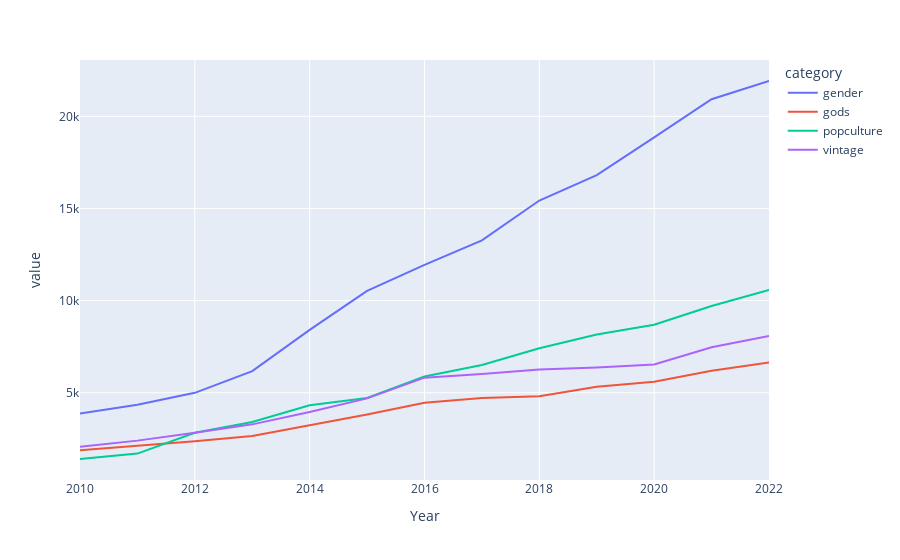

This figure's notebook cell:
### Code cell
px.line(cate_counts_plot)

### Figure 1 — Plotly figure (JSON) as saved in the notebook; plotly's stock layout.template omitted (floating-point values rounded to 4 significant figures)
{"data": [{"hovertemplate": "category=gender<br>Year=%{x}<br>value=%{y}<extra></extra>", "legendgroup": "gender", "line": {"color": "#636efa", "dash": "solid"}, "marker": {"symbol": "circle"}, "mode": "lines", "name": "gender", "orientation": "v", "showlegend": true, "type": "scatter", "x": [2010, 2011, 2012, 2013, 2014, 2015, 2016, 2017, 2018, 2019, 2020, 2021, 2022], "xaxis": "x", "y": [3868, 4344, 4995, 6171, 8414, 10531, 11943, 13272, 15430, 16807, 18858, 20927, 21918], "yaxis": "y"}, {"hovertemplate": "category=gods<br>Year=%{x}<br>value=%{y}<extra></extra>", "legendgroup": "gods", "line": {"color": "#EF553B", "dash": "solid"}, "marker": {"symbol": "circle"}, "mode": "lines", "name": "gods", "orientation": "v", "showlegend": true, "type": "scatter", "x": [2010, 2011, 2012, 2013, 2014, 2015, 2016, 2017, 2018, 2019, 2020, 2021, 2022], "xaxis": "x", "y": [1874, 2109, 2362, 2658, 3247, 3816, 4457, 4711, 4804, 5324, 5597, 6191, 6647], "yaxis": "y"}, {"hovertemplate": "category=popculture<br>Year=%{x}<br>value=%{y}<extra></extra>", "legendgroup": "popculture", "line": {"color": "#00cc96", "dash": "solid"}, "marker": {"symbol": "circle"}, "mode": "lines", "name": "popculture", "orientation": "v", "showlegend": true, "type": "scatter", "x": [2010, 2011, 2012, 2013, 2014, 2015, 2016, 2017, 2018, 2019, 2020, 2021, 2022], "xaxis": "x", "y": [1404, 1698, 2827, 3408, 4320, 4716, 5882, 6502, 7418, 8157, 8689, 9707, 10579], "yaxis": "y"}, {"hovertemplate": "category=vintage<br>Year=%{x}<br>value=%{y}<extra></extra>", "legendgroup": "vintage", "line": {"color": "#ab63fa", "dash": "solid"}, "marker": {"symbol": "circle"}, "mode": "lines", "name": "vintage", "orientation": "v", "showlegend": true, "type": "scatter", "x": [2010, 2011, 2012, 2013, 2014, 2015, 2016, 2017, 2018, 2019, 2020, 2021, 2022], "xaxis": "x", "y": [2072, 2401, 2823, 3284, 3958, 4693, 5819, 6011, 6267, 6365, 6531, 7472, 8086], "yaxis": "y"}], "layout": {"legend": {"title": {"text": "category"}, "tracegroupgap": 0}, "margin": {"t": 60}, "xaxis": {"anchor": "y", "domain": [0, 1], "title": {"text": "Year"}}, "yaxis": {"anchor": "x", "domain": [0, 1], "title": {"text": "value"}}}}
